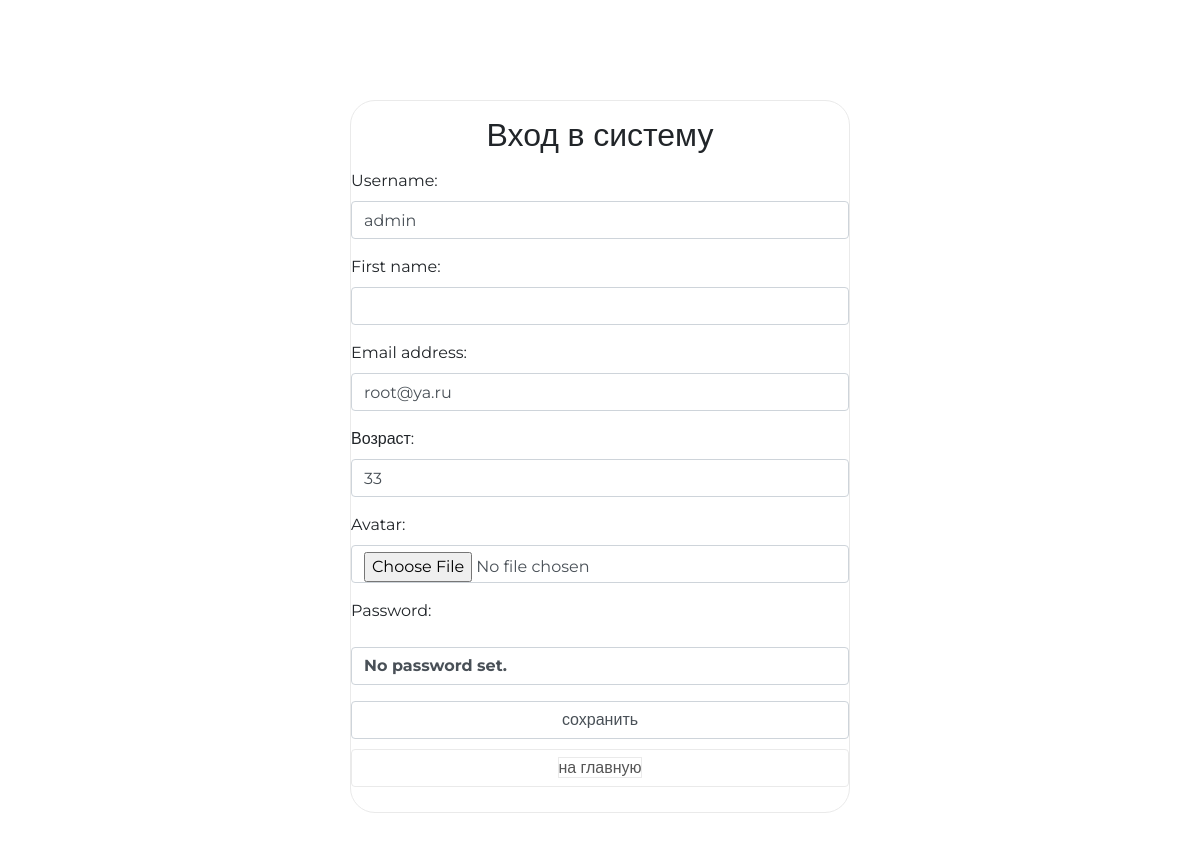
The page /auth/edit/ (signed in) on the database its author committed.
### authnapp/models.py (models this page shows)
class ShopUser(AbstractUser):
    avatar = models.ImageField(upload_to="users_avatars", blank=True)
    age = models.PositiveIntegerField(verbose_name="возраст")

### authnapp/views.py (the view)
# urls.py: path("edit/", authnapp.edit, name="edit"),
def edit(request):
    title = "редактирование"
    if request.method == "POST":
        edit_form = ShopUserEditForm(request.POST, request.FILES, instance=request.user)
        if edit_form.is_valid():
            edit_form.save()
            return HttpResponseRedirect(reverse("auth:edit"))
    else:
        edit_form = ShopUserEditForm(instance=request.user)
    content = {"title": title, "edit_form": edit_form, "media_url": settings.MEDIA_URL}
    return render(request, "authnapp/edit.html", content)

### authnapp/forms.py (shortened to what this page needs)
class ShopUserEditForm(UserChangeForm):
    def __init__(self, *args, **kwargs):
        super(ShopUserEditForm, self).__init__(*args, **kwargs)
        for field_name, field in self.fields.items():
            field.widget.attrs["class"] = "form-control"
            field.help_text = ""
    class Meta:
        model = ShopUser
        fields = ("username", "first_name", "email", "age", "avatar")

### authnapp/templates/authnapp/edit.html (shortened to what this page needs)
{% extends 'authnapp/base.html' %}
{% load static %}
{% block content %}
<form class="form-horizontal" action="{% url 'auth:edit' %}" method="post" enctype="multipart/form-data">
    {{ edit_form.as_p }}
    <input class="form-control" type="submit" value="сохранить">
</form>
<button class="btn btn-round form-control last">
    <a href="{% url 'main' %}" class="">
        на главную
    </a>
</button>
{% endblock %}

### static/style.css (style rules this page uses)
* { margin: 0; padding: 0; }
body { font-family: 'Montserrat', sans-serif; }
html, body { height: 100%; }
.login .form-control[type="submit"] { margin: 10px auto; }
.login button { border: 1px solid #eaeaea; margin-bottom: 10px; text-decoration: none; display: block; width: 100%; }
.login button.last { margin-bottom: 25px; }
.login button a, .login button a:hover { border: 1px solid #eaeaea; color: #555; text-decoration: none; }
.login form { margin-bottom: 10px; }

### rows shown on the page
ShopUser: username "admin", email "root@ya.ru", age "33"
